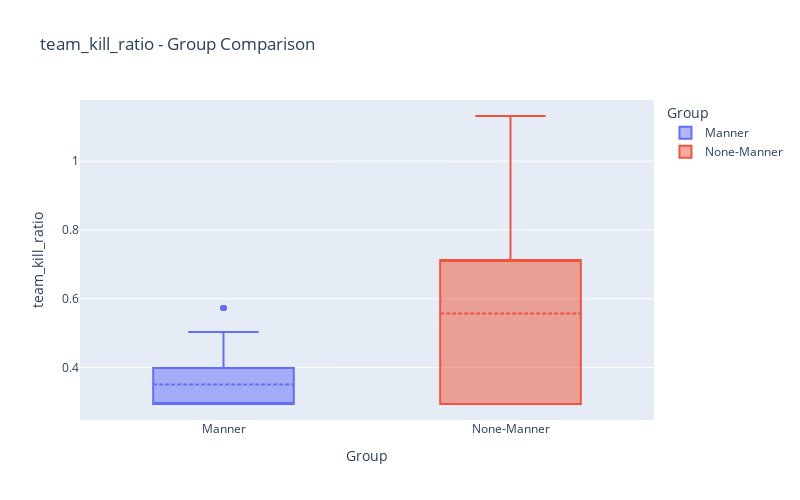
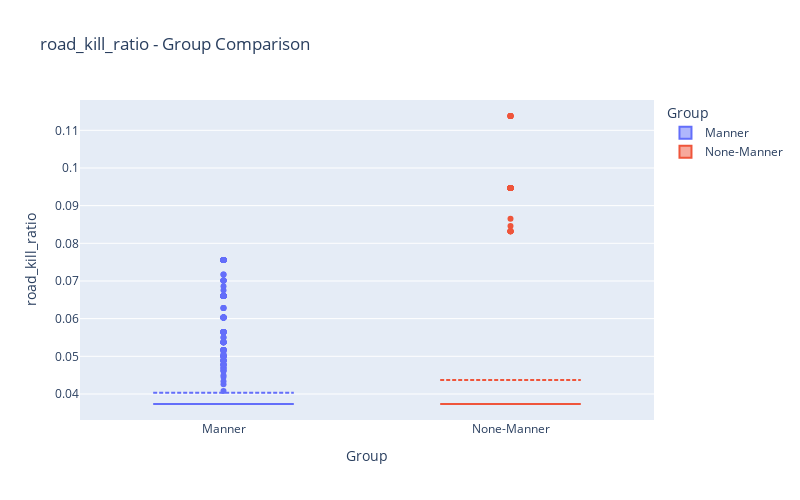
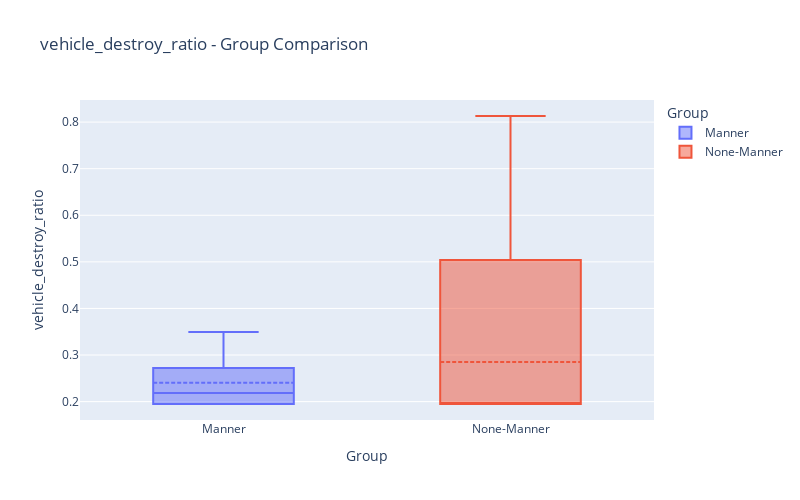
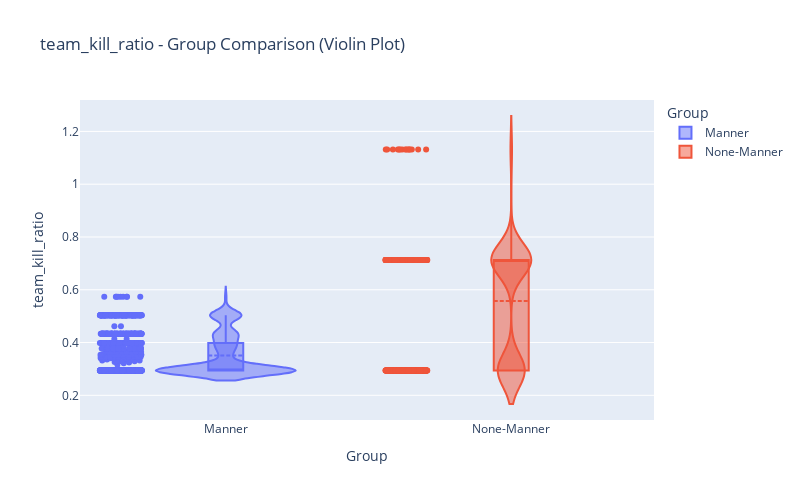

Here is the notebook cell these charts were saved with, in order:
### Markdown cell above
#### 군집 비교 시각화

### Code cell
# -------------------------------------------
# 시각화 데이터 준비
# -------------------------------------------
manner_plot_data = pd.DataFrame(scaler.inverse_transform(manner_data[features]), columns=features)
manner_plot_data['Group'] = 'Manner'

none_manner_plot_data = pd.DataFrame(scaler.inverse_transform(none_manner_data[features]), columns=features)
none_manner_plot_data['Group'] = 'None-Manner'

plot_data = pd.concat([manner_plot_data, none_manner_plot_data])

# -------------------------------------------
# 각 변수에 대해 Box Plot 시각화
# -------------------------------------------
for feature in features:
    fig = px.box(
        plot_data, 
        x='Group', 
        y=feature, 
        color='Group', 
        title=f"{feature} - Group Comparison",
        labels={'Group': 'Group', feature: feature},
        width=800, 
        height=500
    )
    fig.update_traces(boxmean=True)  # 평균값 표시
    fig.show()

# -------------------------------------------
# 각 변수에 대해 Violin Plot 시각화
# -------------------------------------------
for feature in features:
    fig = px.violin(
        plot_data, 
        x='Group', 
        y=feature, 
        color='Group', 
        box=True,  
        points='all',  
        title=f"{feature} - Group Comparison (Violin Plot)",
        labels={'Group': 'Group', feature: feature},
        width=800, 
        height=500
    )
    fig.update_traces(meanline_visible=True)  
    fig.show()

### Figure 1 — Plotly figure (JSON) as saved in the notebook; plotly's stock layout.template omitted (floating-point values rounded to 4 significant figures; data arrays with more than 128 entries replaced by an {"elided": "..."} marker saying what was removed)
{"data": [{"alignmentgroup": "True", "boxmean": true, "hovertemplate": "Group=%{x}<br>team_kill_ratio=%{y}<extra></extra>", "legendgroup": "Manner", "marker": {"color": "#636efa"}, "name": "Manner", "notched": false, "offsetgroup": "Manner", "orientation": "v", "showlegend": true, "type": "box", "x": {"elided": "1471 str values"}, "x0": " ", "xaxis": "x", "y": {"elided": "1471 float values"}, "y0": " ", "yaxis": "y"}, {"alignmentgroup": "True", "boxmean": true, "hovertemplate": "Group=%{x}<br>team_kill_ratio=%{y}<extra></extra>", "legendgroup": "None-Manner", "marker": {"color": "#EF553B"}, "name": "None-Manner", "notched": false, "offsetgroup": "None-Manner", "orientation": "v", "showlegend": true, "type": "box", "x": {"elided": "680 str values"}, "x0": " ", "xaxis": "x", "y": {"elided": "680 float values"}, "y0": " ", "yaxis": "y"}], "layout": {"boxmode": "overlay", "height": 500, "legend": {"title": {"text": "Group"}, "tracegroupgap": 0}, "title": {"text": "team_kill_ratio - Group Comparison"}, "width": 800, "xaxis": {"anchor": "y", "categoryarray": ["Manner", "None-Manner"], "categoryorder": "array", "domain": [0, 1], "title": {"text": "Group"}}, "yaxis": {"anchor": "x", "domain": [0, 1], "title": {"text": "team_kill_ratio"}}}}

### Figure 2 — Plotly figure (JSON) as saved in the notebook; plotly's stock layout.template omitted (floating-point values rounded to 4 significant figures; data arrays with more than 128 entries replaced by an {"elided": "..."} marker saying what was removed)
{"data": [{"alignmentgroup": "True", "boxmean": true, "hovertemplate": "Group=%{x}<br>road_kill_ratio=%{y}<extra></extra>", "legendgroup": "Manner", "marker": {"color": "#636efa"}, "name": "Manner", "notched": false, "offsetgroup": "Manner", "orientation": "v", "showlegend": true, "type": "box", "x": {"elided": "1471 str values"}, "x0": " ", "xaxis": "x", "y": {"elided": "1471 float values"}, "y0": " ", "yaxis": "y"}, {"alignmentgroup": "True", "boxmean": true, "hovertemplate": "Group=%{x}<br>road_kill_ratio=%{y}<extra></extra>", "legendgroup": "None-Manner", "marker": {"color": "#EF553B"}, "name": "None-Manner", "notched": false, "offsetgroup": "None-Manner", "orientation": "v", "showlegend": true, "type": "box", "x": {"elided": "680 str values"}, "x0": " ", "xaxis": "x", "y": {"elided": "680 float values"}, "y0": " ", "yaxis": "y"}], "layout": {"boxmode": "overlay", "height": 500, "legend": {"title": {"text": "Group"}, "tracegroupgap": 0}, "title": {"text": "road_kill_ratio - Group Comparison"}, "width": 800, "xaxis": {"anchor": "y", "categoryarray": ["Manner", "None-Manner"], "categoryorder": "array", "domain": [0, 1], "title": {"text": "Group"}}, "yaxis": {"anchor": "x", "domain": [0, 1], "title": {"text": "road_kill_ratio"}}}}

### Figure 3 — Plotly figure (JSON) as saved in the notebook; plotly's stock layout.template omitted (floating-point values rounded to 4 significant figures; data arrays with more than 128 entries replaced by an {"elided": "..."} marker saying what was removed)
{"data": [{"alignmentgroup": "True", "boxmean": true, "hovertemplate": "Group=%{x}<br>vehicle_destroy_ratio=%{y}<extra></extra>", "legendgroup": "Manner", "marker": {"color": "#636efa"}, "name": "Manner", "notched": false, "offsetgroup": "Manner", "orientation": "v", "showlegend": true, "type": "box", "x": {"elided": "1471 str values"}, "x0": " ", "xaxis": "x", "y": {"elided": "1471 float values"}, "y0": " ", "yaxis": "y"}, {"alignmentgroup": "True", "boxmean": true, "hovertemplate": "Group=%{x}<br>vehicle_destroy_ratio=%{y}<extra></extra>", "legendgroup": "None-Manner", "marker": {"color": "#EF553B"}, "name": "None-Manner", "notched": false, "offsetgroup": "None-Manner", "orientation": "v", "showlegend": true, "type": "box", "x": {"elided": "680 str values"}, "x0": " ", "xaxis": "x", "y": {"elided": "680 float values"}, "y0": " ", "yaxis": "y"}], "layout": {"boxmode": "overlay", "height": 500, "legend": {"title": {"text": "Group"}, "tracegroupgap": 0}, "title": {"text": "vehicle_destroy_ratio - Group Comparison"}, "width": 800, "xaxis": {"anchor": "y", "categoryarray": ["Manner", "None-Manner"], "categoryorder": "array", "domain": [0, 1], "title": {"text": "Group"}}, "yaxis": {"anchor": "x", "domain": [0, 1], "title": {"text": "vehicle_destroy_ratio"}}}}

### Figure 4 — Plotly figure (JSON) as saved in the notebook; plotly's stock layout.template omitted (floating-point values rounded to 4 significant figures; data arrays with more than 128 entries replaced by an {"elided": "..."} marker saying what was removed)
{"data": [{"alignmentgroup": "True", "box": {"visible": true}, "hovertemplate": "Group=%{x}<br>team_kill_ratio=%{y}<extra></extra>", "legendgroup": "Manner", "marker": {"color": "#636efa"}, "meanline": {"visible": true}, "name": "Manner", "offsetgroup": "Manner", "orientation": "v", "points": "all", "scalegroup": "True", "showlegend": true, "type": "violin", "x": {"elided": "1471 str values"}, "x0": " ", "xaxis": "x", "y": {"elided": "1471 float values"}, "y0": " ", "yaxis": "y"}, {"alignmentgroup": "True", "box": {"visible": true}, "hovertemplate": "Group=%{x}<br>team_kill_ratio=%{y}<extra></extra>", "legendgroup": "None-Manner", "marker": {"color": "#EF553B"}, "meanline": {"visible": true}, "name": "None-Manner", "offsetgroup": "None-Manner", "orientation": "v", "points": "all", "scalegroup": "True", "showlegend": true, "type": "violin", "x": {"elided": "680 str values"}, "x0": " ", "xaxis": "x", "y": {"elided": "680 float values"}, "y0": " ", "yaxis": "y"}], "layout": {"height": 500, "legend": {"title": {"text": "Group"}, "tracegroupgap": 0}, "title": {"text": "team_kill_ratio - Group Comparison (Violin Plot)"}, "violinmode": "overlay", "width": 800, "xaxis": {"anchor": "y", "categoryarray": ["Manner", "None-Manner"], "categoryorder": "array", "domain": [0, 1], "title": {"text": "Group"}}, "yaxis": {"anchor": "x", "domain": [0, 1], "title": {"text": "team_kill_ratio"}}}}
